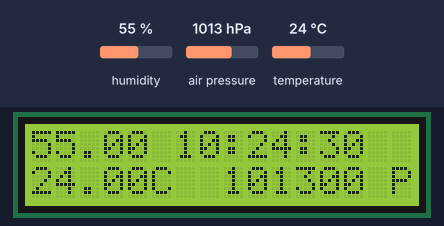
A sketch run on a simulated Arduino Uno, built with avr-gcc and run on an emulated ATmega328P. On the bench: 16×2 character LCD. Inputs (shaded band) come from the test bench; at power-on: humidity 55 %, air pressure 1013 hPa, temperature 24 °C. The local clock reads 2024-03-15 10:24:30 at power-on unless the sketch sets it.

Above: at 1.2 s.
1.3 s: humidity set to 22 %
At 5.7 s:
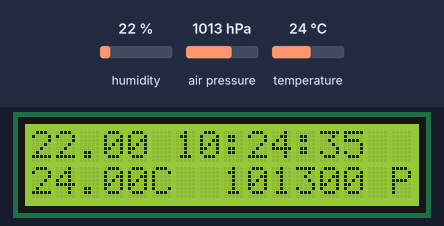
11.6 s: air pressure set to 952 hPa
At 16.6 s:
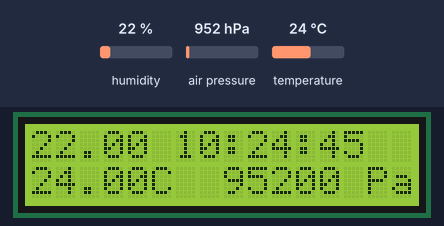
21.7 s: temperature set to 12 °C
At 26.3 s:
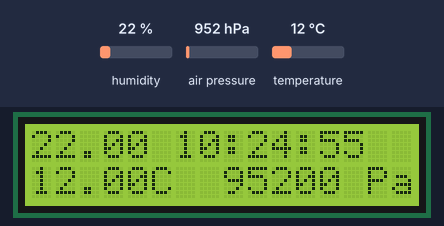
31.8 s: air pressure set to 975 hPa
At 35.9 s:
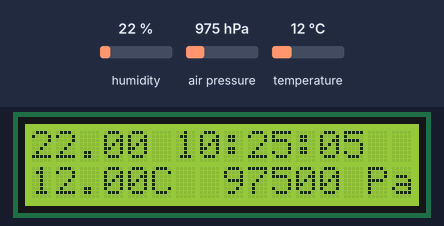
41.9 s: humidity set to 40 %
At 46.8 s:
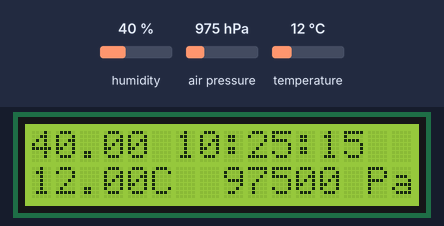
52.0 s: air pressure set to 1000 hPa
At 56.4 s:
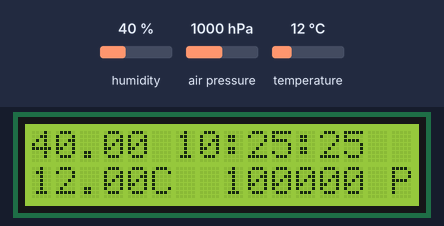
Timing chart, 0 to 57.9 s (numbered marks = the images above; inputs shaded):
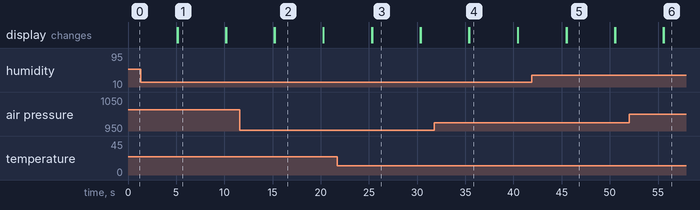

Measured:
- what the display in image 1 shows lasts 5.0 s, from 5.2 s to 10.2 s

The sketch:

2.ino
```cpp
#include <DHT.h>
#include <Wire.h>
#include <LiquidCrystal_I2C.h>
#include <RTClib.h>
#include <Adafruit_BMP085.h>

int h,m,s = 0;
RTC_DS1307 rtc;
LiquidCrystal_I2C LCD(0x27, 16, 2);
DHT dht(2, DHT22);
Adafruit_BMP085 bmp;

void setup() {
  dht.begin();
  LCD.init();
  LCD.backlight();
  bmp.begin();
}

void loop() {
  float h = dht.readHumidity();
  float t = dht.readTemperature();
  LCD.setCursor(0,0);
  LCD.print(h);
  LCD.setCursor(0,1);
  LCD.print(t);
  LCD.print("C");
  time();
  LCD.setCursor(8,1);
  LCD.print(bmp.readPressure());
  LCD.print(" Pa");
  delay(5000);
  LCD.clear();
}

void time (){
  DateTime now = rtc.now();
  h = now.hour();
  m = now.minute();
  s = now.second();
  LCD.setCursor(7,0);
  LCD.setCursor(6,0);
  if(h<=9){
    LCD.print("0");
  }
  LCD.print(h);
  LCD.setCursor(8,0);
  LCD.print(":");

  LCD.setCursor(9,0);
  if(m<=9){
    LCD.print("0");
  }
  LCD.print(m);
  LCD.setCursor(11,0);
  LCD.print(":");

  LCD.setCursor(12,0);
  if(s<=9){
    LCD.print("0");
  }
  LCD.print(s);
}
```
